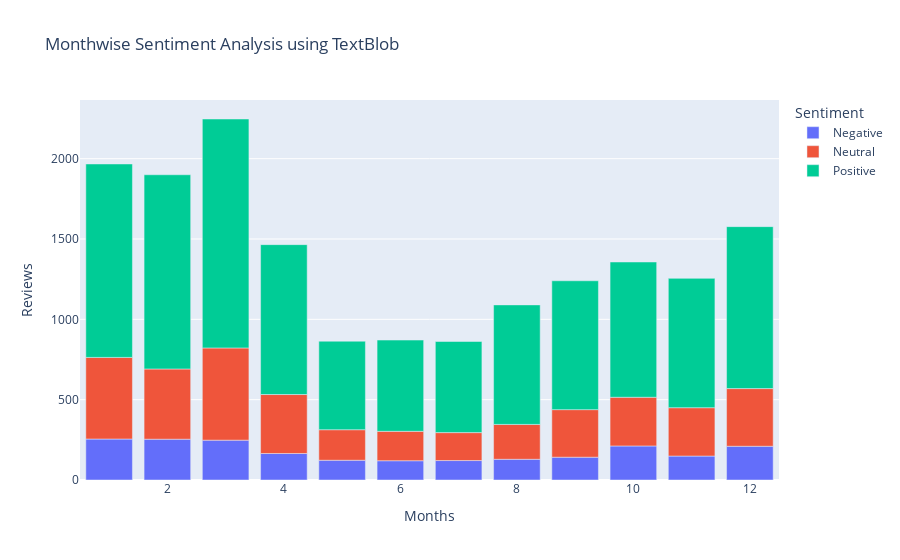

Notebook code for this chart:
### Markdown cell above
#### Monthwise Sentiment Analysis using TextBlob

### Code cell
dfx = reviews[['at', 'sentiment_textblob']]
dfx['at'] = dfx['at'].dt.month
dfx=dfx.rename(columns={'at':'Months', 'sentiment_textblob': 'Sentiment'})
dfx=dfx.groupby(['Months','Sentiment']).size().reset_index(name='Reviews')
fig4 = px.bar(dfx, x="Months", y="Reviews", color="Sentiment", title="Monthwise Sentiment Analysis using TextBlob")
fig4.show()

### Figure 1 — Plotly figure (JSON) as saved in the notebook; plotly's stock layout.template omitted (floating-point values rounded to 4 significant figures)
{"data": [{"alignmentgroup": "True", "hovertemplate": "Sentiment=Negative<br>Months=%{x}<br>Reviews=%{y}<extra></extra>", "legendgroup": "Negative", "marker": {"color": "#636efa", "pattern": {"shape": ""}}, "name": "Negative", "offsetgroup": "Negative", "orientation": "v", "showlegend": true, "textposition": "auto", "type": "bar", "x": [1, 2, 3, 4, 5, 6, 7, 8, 9, 10, 11, 12], "xaxis": "x", "y": [255, 254, 248, 165, 123, 120, 121, 129, 142, 212, 149, 210], "yaxis": "y"}, {"alignmentgroup": "True", "hovertemplate": "Sentiment=Neutral<br>Months=%{x}<br>Reviews=%{y}<extra></extra>", "legendgroup": "Neutral", "marker": {"color": "#EF553B", "pattern": {"shape": ""}}, "name": "Neutral", "offsetgroup": "Neutral", "orientation": "v", "showlegend": true, "textposition": "auto", "type": "bar", "x": [1, 2, 3, 4, 5, 6, 7, 8, 9, 10, 11, 12], "xaxis": "x", "y": [508, 437, 574, 367, 190, 183, 174, 217, 296, 303, 301, 359], "yaxis": "y"}, {"alignmentgroup": "True", "hovertemplate": "Sentiment=Positive<br>Months=%{x}<br>Reviews=%{y}<extra></extra>", "legendgroup": "Positive", "marker": {"color": "#00cc96", "pattern": {"shape": ""}}, "name": "Positive", "offsetgroup": "Positive", "orientation": "v", "showlegend": true, "textposition": "auto", "type": "bar", "x": [1, 2, 3, 4, 5, 6, 7, 8, 9, 10, 11, 12], "xaxis": "x", "y": [1204, 1209, 1425, 933, 551, 568, 567, 744, 802, 842, 805, 1008], "yaxis": "y"}], "layout": {"barmode": "relative", "legend": {"title": {"text": "Sentiment"}, "tracegroupgap": 0}, "title": {"text": "Monthwise Sentiment Analysis using TextBlob"}, "xaxis": {"anchor": "y", "domain": [0, 1], "title": {"text": "Months"}}, "yaxis": {"anchor": "x", "domain": [0, 1], "title": {"text": "Reviews"}}}}
